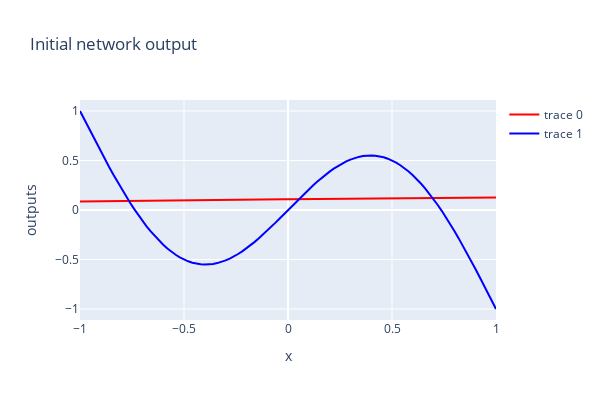
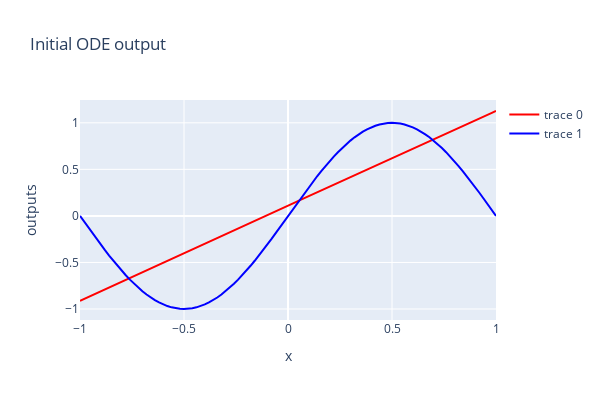
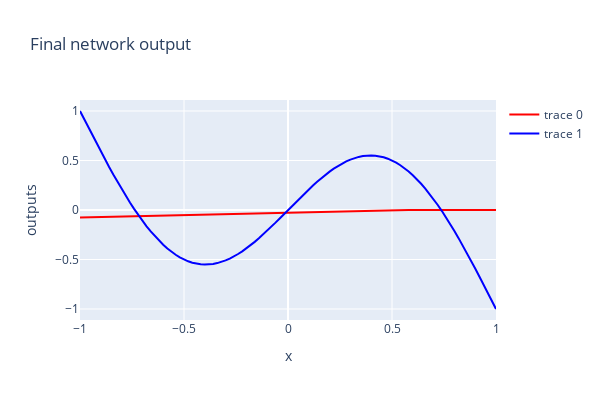
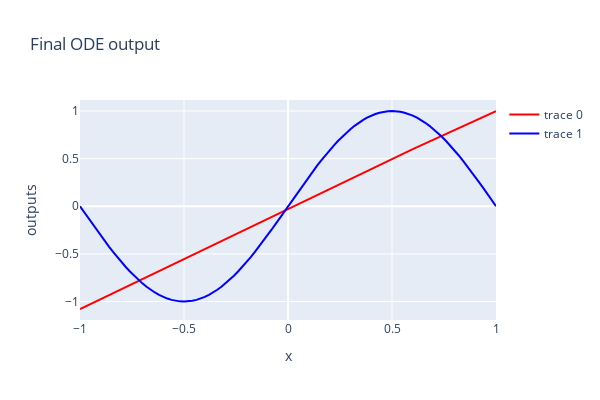

Notebook code cell kept with these figures, in order:
### Code cell
# Specify GPU if available, CPU otherwise
device = torch.device('cuda:0' if torch.cuda.is_available() else 'cpu')

# Create neural network derivative function and pass to GPU
func = ODEFunc(n_hidden).to(device)

# Train Neural ODE
train_node(func, x, y, device, lr=1e-2, niters=10, batch_size=20, test_freq=1, adjoint=False)
